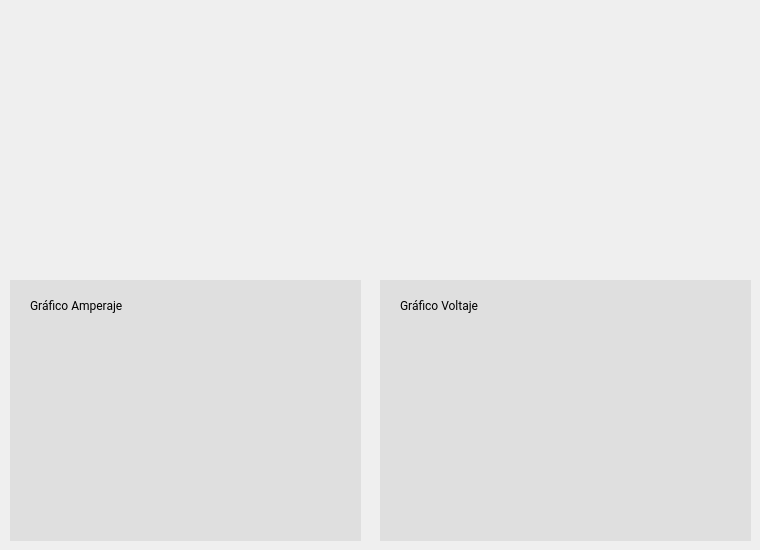
   <widget class="QWidget" name="tab">
    <attribute name="title">
     <string>MPPT</string>
    </attribute>
    <widget class="QCustomPlot" name="Plot2" native="true">
     <property name="geometry">
      <rect>
       <x>390</x>
       <y>320</y>
       <width>321</width>
       <height>211</height>
      </rect>
     </property>
     <property name="styleSheet">
      <string notr="true">background-color: rgb(223, 223, 223);
border: none;
background-repeat: none;</string>
     </property>
    </widget>
    <widget class="QLabel" name="label_11">
     <property name="geometry">
      <rect>
       <x>400</x>
       <y>290</y>
       <width>161</width>
       <height>31</height>
      </rect>
     </property>
     <property name="font">
      <font>
       <family>Roboto</family>
      </font>
     </property>
     <property name="styleSheet">
      <string notr="true">background-color: rgb(223, 223, 223);
border: none;
background-repeat: none;</string>
     </property>
     <property name="text">
      <string>Gráfico Voltaje</string>
     </property>
    </widget>
    <widget class="QLabel" name="label_10">
     <property name="geometry">
      <rect>
       <x>30</x>
       <y>290</y>
       <width>191</width>
       <height>31</height>
      </rect>
     </property>
     <property name="font">
      <font>
       <family>Roboto</family>
      </font>
     </property>
     <property name="styleSheet">
      <string notr="true">background-color: rgb(223, 223, 223);
border: none;
background-repeat: none;</string>
     </property>
     <property name="text">
      <string>Gráfico Amperaje</string>
     </property>
    </widget>
    <widget class="QCustomPlot" name="Plot1" native="true">
     <property name="geometry">
      <rect>
       <x>30</x>
       <y>320</y>
       <width>321</width>
       <height>211</height>
      </rect>
     </property>
     <property name="styleSheet">
      <string notr="true">background-color: rgb(223, 223, 223);
border: none;
background-repeat: none;</string>
     </property>
    </widget>
    <widget class="QPushButton" name="pushButton_4">
     <property name="geometry">
      <rect>
       <x>10</x>
       <y>280</y>
       <width>351</width>
       <height>261</height>
      </rect>
     </property>
     <property name="styleSheet">
      <string notr="true">background-color: rgb(223, 223, 223);
border: none;
background-repeat: none;</string>
     </property>
     <property name="text">
      <string/>
     </property>
    </widget>
    <widget class="QPushButton" name="pushButton_5">
     <property name="geometry">
      <rect>
       <x>380</x>
       <y>280</y>
       <width>371</width>
       <height>261</height>
      </rect>
     </property>
     <property name="styleSheet">
      <string notr="true">background-color: rgb(223, 223, 223);
border: none;
background-repeat: none;</string>
     </property>
     <property name="text">
      <string/>
     </property>
    </widget>
    <zorder>pushButton_5</zorder>
    <zorder>pushButton_4</zorder>
    <zorder>Plot2</zorder>
    <zorder>label_11</zorder>
    <zorder>label_10</zorder>
    <zorder>Plot1</zorder>
   </widget>
